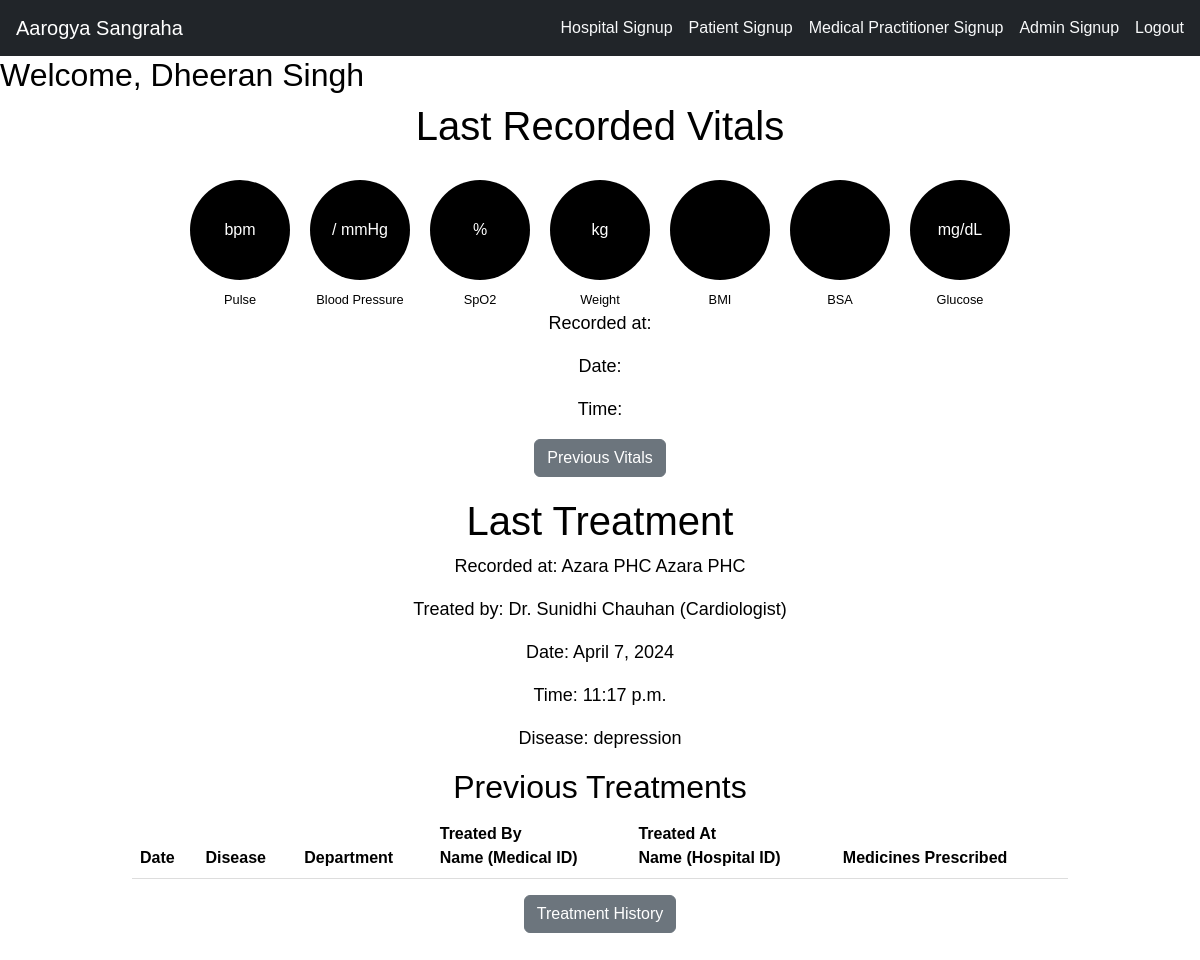
Before: /treatment/patientdashboard/453465533253 (signed in) with the older database file.
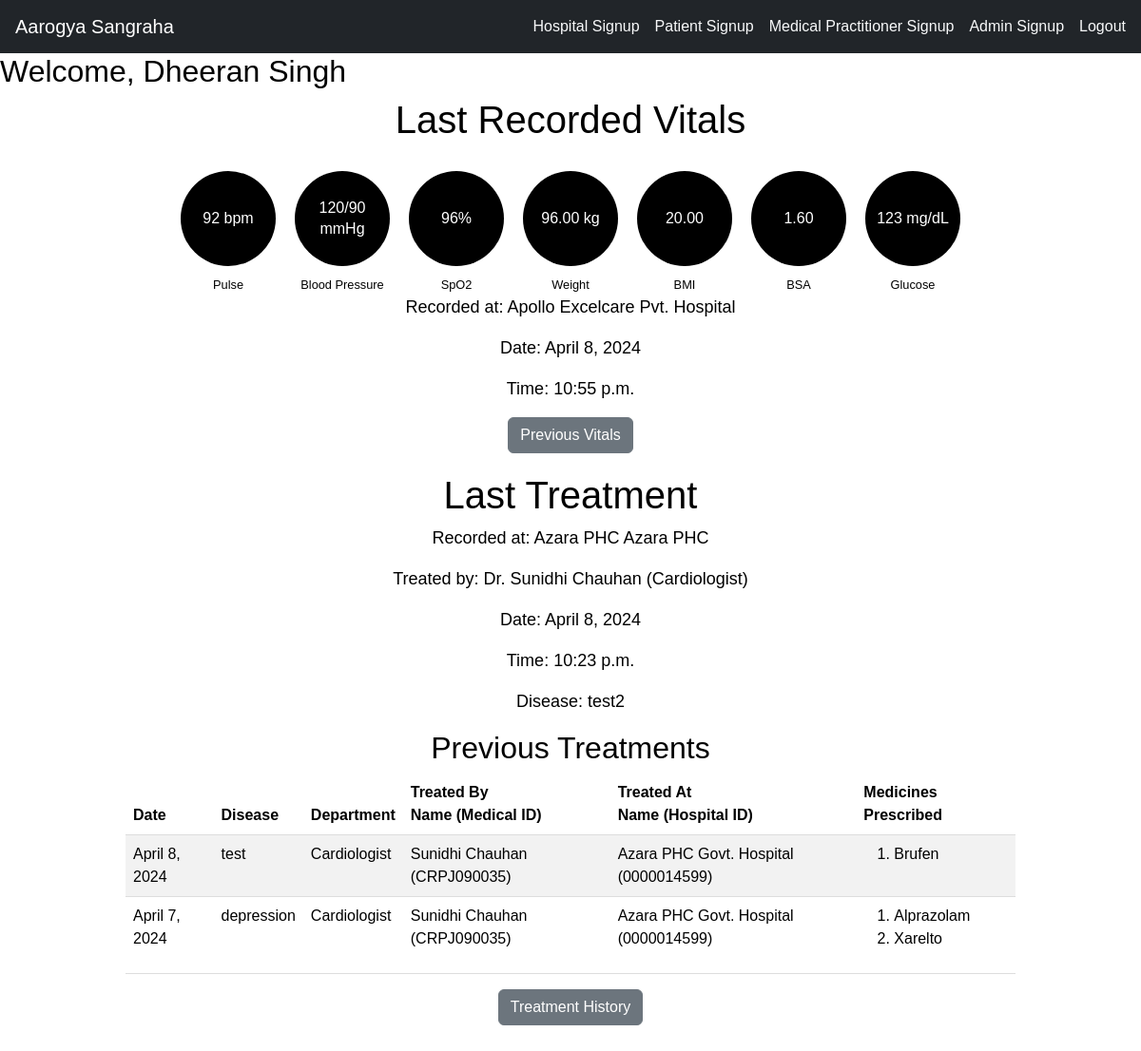
After: the same page with the newer database file.
### treatment/models.py (models this page shows, shortened)
class Treatment(models.Model):
    tid = models.UUIDField(primary_key=True, default=uuid.uuid4, editable=False)
    date = models.DateField(auto_now_add=True)
    time = models.TimeField(auto_now_add=True)
    symptoms = models.CharField(max_length=500)
    advisedTest = models.CharField(max_length=250,default=None,null=True,blank=True)
    disease = models.CharField(max_length=75)
    admitted = models.CharField(max_length=20, choices=aList, default='Not Required')
    aadharNo = models.ForeignKey(Patient,on_delete=models.CASCADE,to_field='aadharNo')
    treatmentCost = models.IntegerField()
    medicalID = models.ForeignKey(MedicalPractitioner,on_delete=models.SET_NULL,null=True,blank=True,to_field='medicalID')
    hospitalID = models.ForeignKey(Hospital, on_delete=models.SET_NULL, null=True, blank=True, to_field='hospitalID')
    suggestions = models.CharField(max_length=500,null=True,blank=True,default=None)
    query = models.CharField(max_length=20,choices=q,default='No')
    medicines = models.ManyToManyField(Medicine, through='Medicine_Treatment')

class Hospital(models.Model):
    user=models.OneToOneField(User,on_delete=models.CASCADE)
    hospitalID = models.CharField(max_length=10,primary_key=True)
    address = models.CharField(max_length=100)
    city = models.CharField(max_length=30)
    state = models.CharField(max_length=15)
    pincode = models.CharField(max_length=6)
    status = models.CharField(max_length=20, choices=(
        ('pending', 'Pending Verification'),
        ('approved', 'Approved'),
        ('rejected', 'Rejected')
    ), default='pending')
    def __str__(self):
        return f"{self.user.first_name} {self.user.last_name} ({self.hospitalID})"

class MedicalPractitioner(models.Model):
    user=models.OneToOneField(User,on_delete=models.CASCADE)
    medicalID = models.CharField(max_length=10,primary_key=True)
    sex = models.CharField(max_length=1,choices=sex_c,default=None)
    date_of_birth = models.DateField()
    hospitalID = models.ForeignKey(Hospital,on_delete=models.SET_NULL,null=True,blank=True,to_field='hospitalID')
    department = models.CharField(max_length=50,choices=departments,default=None)
    status = models.CharField(max_length=21, choices=(
        ('Authorized','Authorized'),
        ('Suspended','Suspended'),
        ('Permanently Suspended','Permanently Suspended')
    ), default='Authorized')
    def __str__(self):
        return f"{self.user.first_name} {self.user.last_name} ({self.medicalID})"

class Vitals(models.Model):
    hospitalID = models.ForeignKey(Hospital, on_delete=models.SET_NULL, null=True, blank=True, to_field='hospitalID')
    aadharNo = models.ForeignKey(Patient,on_delete=models.CASCADE,to_field='aadharNo')
    date = models.DateField(auto_now_add=True)
    time = models.TimeField(auto_now_add=True)
    pulse = models.IntegerField()
    bp_High = models.IntegerField()
    bp_low = models.IntegerField()
    spO2 = models.IntegerField()
    weight = models.DecimalField(max_digits=5, decimal_places=2)
    bmi = models.DecimalField(max_digits=5, decimal_places=2)
    bsa = models.DecimalField(max_digits=5, decimal_places=2)
    glucose = models.IntegerField()
    abnormalities = models.CharField(max_length=100,default=None,null=True,blank=True)

class Medicine(models.Model):
    medName = models.CharField(max_length=100,primary_key=True)
    company = models.CharField(max_length=50)
    type_med = models.CharField(max_length=50,choices=mtype,default=None)
    regulatoryClass = models.CharField(max_length=50,choices=rclass,default=None)
    dosage = models.IntegerField()
    medCost = models.IntegerField()

### treatment/views.py (the view)
# urls.py: path('patientdashboard/<str:aadharNo>',views.patient_dashboard_view,name='patient_dashboard'),
def patient_dashboard_view(request,aadharNo):
    patient=models.Patient.objects.get(aadharNo=aadharNo)
    treatments = models.Treatment.objects.filter(aadharNo=request.user.patient.get_aadharNo()).order_by('-date','-time')
    vitals = models.Vitals.objects.filter(aadharNo=request.user.patient.get_aadharNo()).order_by('-date','-time')
    return render(request,'treatment/patient_dashboard.html',{'patient':patient,'treatments':treatments,'vitals':vitals})

### treatment/models.py (called while the page is built)
    def get_aadharNo(self):
        return self.aadharNo

### treatment/templates/treatment/patient_dashboard.html (shortened to what the changed rows need)
{% load static %}
<!DOCTYPE html>
<html lang="en">
<head>
    <link href="https://cdn.jsdelivr.net/npm/bootstrap@5.3.3/dist/css/bootstrap.min.css" rel="stylesheet">
    <link rel="stylesheet" href="{% static 'treatment/css/patientDashboard.css' %}">
</head>
<body>
    <h2>Welcome, {{request.user.first_name}} {{request.user.last_name}}</h2>
    <div class="container">
        <h1>Last Recorded Vitals</h1>
        <div class="vitals">
            <div class="circle-container">
                <div class="circle">
                    <div class="value">{{vitals.0.pulse}} bpm</div>
                </div>
            </div>
            <div class="circle-container">
                <div class="circle">
                    <div class="value">{{vitals.0.bp_High}}/{{vitals.0.bp_low}} mmHg</div>
                </div>
            </div>
            <div class="circle-container">
                <div class="circle">
                    <div class="value">{{vitals.0.spO2}}%</div>
                </div>
            </div>
            <div class="circle-container">
                <div class="circle">
                    <div class="value">{{vitals.0.weight}} kg</div>
                </div>
            </div>
            <div class="circle-container">
                <div class="circle">
                    <div class="value">{{vitals.0.bmi}}</div>
                </div>
                <div class="name">BMI</div>
            </div>
            <div class="circle-container">
                <div class="circle">
                    <div class="value">{{vitals.0.bsa}}</div>
                </div>
                <div class="name">BSA</div>
            </div>
            <div class="circle-container">
                <div class="circle">
                    <div class="value">{{vitals.0.glucose}} mg/dL</div>
                </div>
            </div>
        </div>
        <div class="treatment-details">
            <p>Recorded at: {{vitals.0.hospitalID.user.first_name}} {{vitals.0.hospitalID.user.last_name}}</p>
            <p>Date: {{vitals.0.date}}</p>
            <p>Time: {{vitals.0.time}}</p>
        </div>
        <h1>Last Treatment</h1>
        <div class="treatment-details">
            <p>Recorded at: {{treatments.0.hospitalID.user.first_name}} {{treatments.0.hospitalID.user.first_name}}</p>
            <p>Treated by: Dr. {{treatments.0.medicalID.user.first_name}} {{treatments.0.medicalID.user.last_name}} ({{treatments.0.medicalID.department}})</p>
            <p>Date: {{treatments.0.date}}</p>
            <p>Time: {{treatments.0.time}}</p>
            <p>Disease: {{treatments.0.disease}}</p>
        </div>
        <h2>Previous Treatments</h2>
        <table class="table table-striped">
            <thead>
                <tr>
                    <th>Date</th>
                    <th>Disease</th>
                    <th>Department</th>
                    <th>Treated By<br>Name (Medical ID)</th>
                    <th>Treated At<br>Name (Hospital ID)</th>
                    <th>Medicines Prescribed</th>
                </tr>
            </thead>
            <tbody>
                {% for treatment in treatments|slice:"1:3" %}
                <tr>
                    <td>{{ treatment.date }}</td>
                    <td>{{ treatment.disease }}</td>
                    <td>{{ treatment.medicalID.department }}</td>
                    <td>{{ treatment.medicalID }}</td>
                    <td>{{ treatment.hospitalID }}</td>
                    <td>
                        <ol>
                            {% for medicine in treatment.medicines.all %}
                            <li>{{ medicine.medName }}</li>
                            {% endfor %}
                        </ol>
                    </td>
                </tr>
                {% endfor %}
            </tbody>
        </table>
    </div>
</body>
</html>

Changed rows visible on the page:
added Vitals: pulse "92", bp_High "120", bp_low "90", spO2 "96", weight "96.00", bmi "20.00", bsa "1.60", glucose "123", hospitalID.first_name "Apollo Excelcare", hospitalID.last_name "Pvt. Hospital", date "April 8, 2024", time "10:55 p.m."
added Treatment: hospitalID.first_name "Azara PHC", medicalID.first_name "Sunidhi", medicalID.last_name "Chauhan", medicalID.department "Cardiologist", date "April 8, 2024", time "10:23 p.m.", disease "test2"
added Treatment: date "April 8, 2024", disease "test", medicalID.department "Cardiologist", medicalID "Sunidhi Chauhan (CRPJ090035)", hospitalID "Azara PHC Govt. Hospital (0000014599)"
now on this page (row unchanged): Medicine: medName "Brufen", shown under "April 8, 2024"
now on one of the page's lists (row unchanged): Treatment: date "April 7, 2024", disease "depression", medicalID.department "Cardiologist", medicalID "Sunidhi Chauhan (CRPJ090035)", hospitalID "Azara PHC Govt. Hospital (0000014599)"
computed for Treatment "April 7, 2024": gains Medicine (medName "Alprazolam"); gains Medicine (medName "Xarelto")
Other visible differences:
{{ treatments.0.date }}: "April 7, 2024" → "April 8, 2024"
{{ treatments.0.time }}: "11:17 p.m." → "10:23 p.m."
{{ treatments.0.disease }}: "depression" → "test2"
